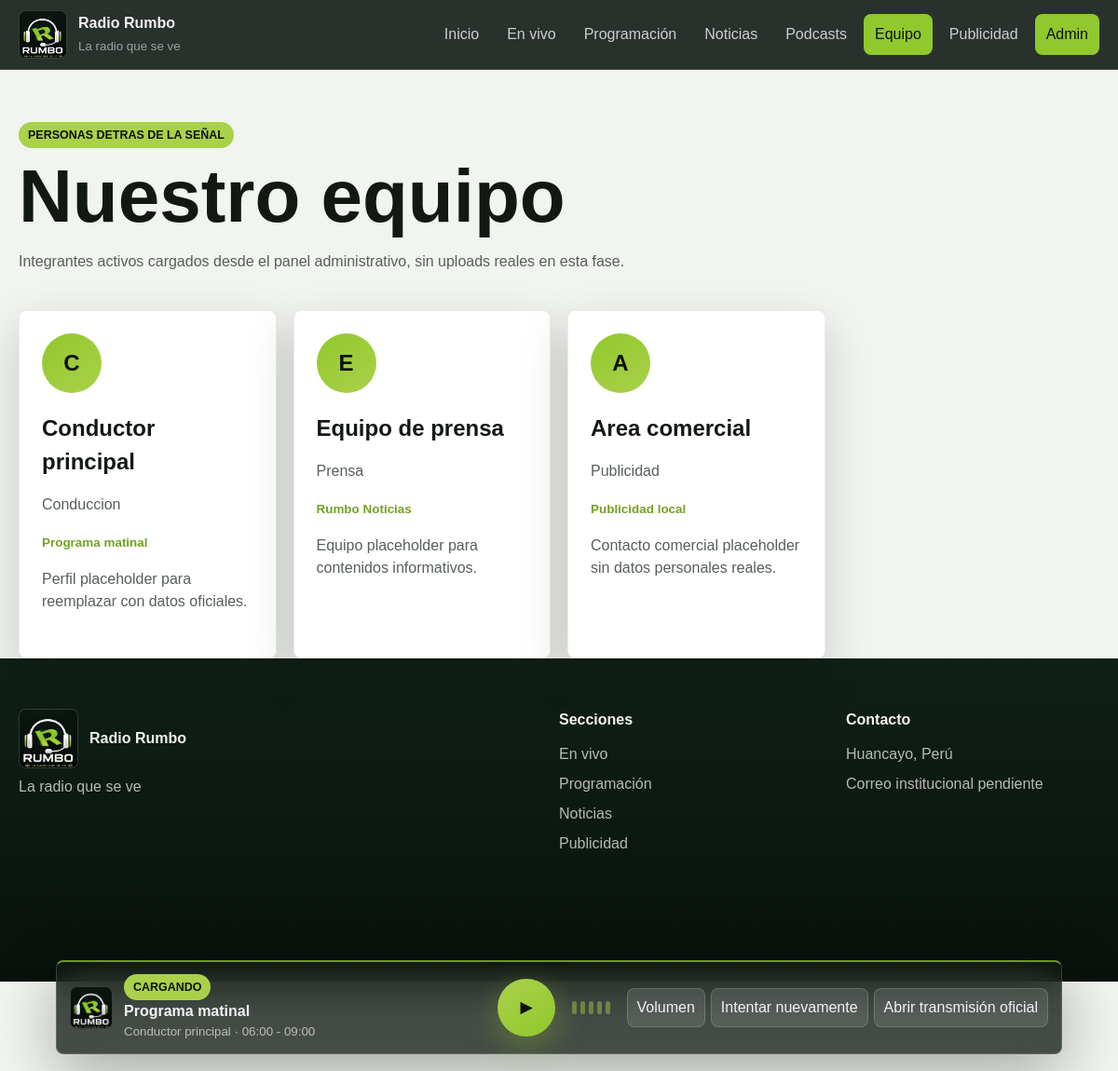
The app's page /equipo/index.php with its own data.
### tables this page shows
CREATE TABLE team_members (
    id INT UNSIGNED AUTO_INCREMENT PRIMARY KEY,
    name VARCHAR(140) NOT NULL,
    role VARCHAR(140) NOT NULL,
    program_name VARCHAR(140) NULL,
    bio TEXT NULL,
    photo_path VARCHAR(255) NULL,
    facebook_url VARCHAR(255) NULL,
    instagram_url VARCHAR(255) NULL,
    is_active TINYINT(1) NOT NULL DEFAULT 1,
    display_order INT UNSIGNED NOT NULL DEFAULT 0,
    created_at TIMESTAMP DEFAULT CURRENT_TIMESTAMP,
    updated_at TIMESTAMP DEFAULT CURRENT_TIMESTAMP ON UPDATE CURRENT_TIMESTAMP
);

### app/Core/View.php (called while the page is built, shortened)
<?php
final class View
{
    public static function render(string $view, array $data = []): void
    {
        $basePath = dirname(__DIR__, 2) . DIRECTORY_SEPARATOR . 'resources' . DIRECTORY_SEPARATOR . 'views';
        $relativePath = str_replace('.', DIRECTORY_SEPARATOR, $view) . '.php';
        $viewPath = $basePath . DIRECTORY_SEPARATOR . $relativePath;
        $realViewPath = realpath($viewPath);
        extract($data, EXTR_SKIP);
        require $realViewPath;
    }
}

### app/Controllers/Public/TeamController.php (called while the page is built, shortened)
<?php
final class TeamController
{
    public function index(array $mock): void
    {
        try {
            $items = $this->teamService()->active();
        } catch (Throwable) {
            $items = [];
        }
        View::render('layouts.public', [
            'active' => 'equipo',
            'contentView' => 'team',
            'mock' => $mock,
            'pageTitle' => 'Radio Rumbo - Equipo',
            'teamMembers' => $items,
        ]);
    }
    private function teamService(): TeamService
    {
        if (!$this->team instanceof TeamService) {
            $this->team = new TeamService();
        }
        return $this->team;
    }
}

### public/equipo/index.php (called while the page is built, shortened)
<?php
$rootPath = rr_bootstrap();
(new TeamController())->index(rr_mock_data($rootPath));

### app/Helpers/SecurityHelper.php (called while the page is built, shortened)
<?php
final class SecurityHelper
{
    public static function e(string $value): string
    {
        return htmlspecialchars($value, ENT_QUOTES | ENT_SUBSTITUTE, 'UTF-8');
    }
}

### app/Core/Database.php (called while the page is built, shortened)
<?php
final class Database
{
    private static ?PDO $connection = null;
    public static function connection(): PDO
    {
        if (self::$connection instanceof PDO) {
            return self::$connection;
        }
        $host = self::env('DB_HOST', '127.0.0.1');
        $port = self::env('DB_PORT', '3306');
        $database = self::env('DB_DATABASE', 'radio_rumbo');
        $username = self::env('DB_USERNAME', 'root');
        $password = self::env('DB_PASSWORD', '');
        $dsn = sprintf(
            'mysql:host=%s;port=%s;dbname=%s;charset=utf8mb4',
            $host,
            $port,
            $database
        );
        try {
            self::$connection = new PDO($dsn, $username, $password, [
                PDO::ATTR_ERRMODE => PDO::ERRMODE_EXCEPTION,
                PDO::ATTR_DEFAULT_FETCH_MODE => PDO::FETCH_ASSOC,
                PDO::ATTR_EMULATE_PREPARES => false,
            ]);
        } catch (PDOException $exception) {
            throw new PDOException(
                'No se pudo conectar con la base de datos.',
                (int) $exception->getCode(),
                $exception
            );
        }
        return self::$connection;
    }
    private static function env(string $key, string $default = ''): string
    {
        $value = $_ENV[$key] ?? $_SERVER[$key] ?? getenv($key);
        return is_string($value) && $value !== '' ? $value : $default;
    }
}

### app/Models/TeamMember.php (called while the page is built, shortened)
<?php
final class TeamMember
{
    public function active(): array
    {
        $statement = $this->pdo()->prepare(
            'SELECT id, name, role, program_name, bio, photo_path, facebook_url, instagram_url, display_order
             FROM team_members
             WHERE is_active = :active
             ORDER BY display_order, name, id'
        );
        $statement->execute(['active' => 1]);
        return $this->rows($statement->fetchAll());
    }
    private function rows(array $rows): array
    {
        $result = [];
        foreach ($rows as $row) {
            if (is_array($row)) {
                $result[] = $row;
            }
        }
        return $result;
    }
    private function pdo(): PDO
    {
        return $this->connection ?? Database::connection();
    }
}

### app/Services/TeamService.php (called while the page is built, shortened)
<?php
final class TeamService
{
    public function active(): array
    {
        return $this->repository()->active();
    }
    private function repository(): TeamMember
    {
        if (!$this->team instanceof TeamMember) {
            $this->team = new TeamMember();
        }
        return $this->team;
    }
}

### resources/views/public/team.php (the view, shortened to what this page needs)
<?php
$teamMembers = is_array($teamMembers ?? null) ? $teamMembers : [];
?>
<section class="page-title container">
    <span class="section-kicker">Personas detras de la señal</span>
    <h1>Nuestro equipo</h1>
    <p>Integrantes activos cargados desde el panel administrativo, sin uploads reales en esta fase.</p>
</section>
<section class="container team-grid">
    <?php foreach ($teamMembers as $member): ?>
        <article class="person-card large">
            <?php if ((string) ($member['photo_path'] ?? '') !== ''): ?>
                <img class="avatar-placeholder" src="<?= $e((string) $member['photo_path']) ?>" alt="" width="82" height="82">
            <?php else: ?>
                <div class="avatar-placeholder"><?= $e(strtoupper(substr((string) $member['name'], 0, 1))) ?></div>
            <?php endif; ?>
            <h2><?= $e((string) $member['name']) ?></h2>
            <p><?= $e((string) $member['role']) ?></p>
            <span><?= $e((string) ($member['program_name'] ?: 'Radio Rumbo')) ?></span>
            <?php if ((string) ($member['bio'] ?? '') !== ''): ?><p><?= $e((string) $member['bio']) ?></p><?php endif; ?>
        </article>
    <?php endforeach; ?>
</section>

### resources/views/layouts/public.php (shortened to what this page needs)
<?php
$contentView = is_string($contentView ?? null) ? $contentView : 'home';
$active = is_string($active ?? null) ? $active : 'home';
$mock = is_array($mock ?? null) ? $mock : [];
$station = is_array($mock['station'] ?? null) ? $mock['station'] : [];
$currentProgram = is_array($mock['current_program'] ?? null) ? $mock['current_program'] : [];
$e = static fn (string $value): string => SecurityHelper::e($value);
?>
<!doctype html>
<html lang="es">
<head>
    <link rel="stylesheet" href="/assets/css/main.css">
</head>
<body class="site-body">
    <?php require dirname(__DIR__) . '/partials/header.php'; ?>
    <main id="contenido" class="site-main">
        <?php require dirname(__DIR__) . '/public/' . $contentView . '.php'; ?>
    </main>
    <?php require dirname(__DIR__) . '/partials/footer.php'; ?>
    <?php require dirname(__DIR__) . '/partials/floating-player.php'; ?>
</body>
</html>

### resources/views/partials/header.php (shortened to what this page needs)
<?php
$navItems = [
    'home' => ['label' => 'Inicio', 'href' => '/'],
    'en-vivo' => ['label' => 'En vivo', 'href' => '/en-vivo/'],
    'programacion' => ['label' => 'Programación', 'href' => '/programacion/'],
    'noticias' => ['label' => 'Noticias', 'href' => '/noticias/'],
    'podcasts' => ['label' => 'Podcasts', 'href' => '/podcasts/'],
    'equipo' => ['label' => 'Equipo', 'href' => '/equipo/'],
    'publicidad-contacto' => ['label' => 'Publicidad', 'href' => '/publicidad-contacto/'],
];
?>
<header class="site-header">
    <div class="container header-inner">
        <a class="brand" href="/" aria-label="Radio Rumbo inicio">
            <img class="brand-logo" src="/assets/img/radio-rumbo-logo.png" alt="" width="52" height="52">
            <span>
                <strong><?= $e((string) ($station['name'] ?? 'Radio Rumbo')) ?></strong>
                <small><?= $e((string) ($station['tagline'] ?? 'La radio que se ve')) ?></small>
            </span>
        </a>
        <nav class="main-nav" id="main-nav" aria-label="Navegación principal">
            <?php foreach ($navItems as $key => $item): ?>
                <a class="<?= $active === $key ? 'is-active' : '' ?>" href="<?= $e($item['href']) ?>">
                    <?= $e($item['label']) ?>
                </a>
            <?php endforeach; ?>
            <a class="admin-link" href="/admin/">Admin</a>
        </nav>
    </div>
</header>

### resources/views/partials/footer.php (shortened to what this page needs)
<footer class="site-footer">
    <div class="container footer-grid">
        <div>
            <div class="footer-brand">
                <img class="footer-logo" src="/assets/img/radio-rumbo-logo.png" alt="" width="64" height="64">
                <strong><?= $e((string) ($station['name'] ?? 'Radio Rumbo')) ?></strong>
            </div>
            <p><?= $e((string) ($station['tagline'] ?? 'La radio que se ve')) ?></p>
        </div>
        <div>
            <h2>Secciones</h2>
            <a href="/en-vivo/">En vivo</a>
            <a href="/programacion/">Programación</a>
            <a href="/noticias/">Noticias</a>
            <a href="/publicidad-contacto/">Publicidad</a>
        </div>
        <div>
            <h2>Contacto</h2>
            <p><?= $e((string) ($station['location'] ?? 'Huancayo, Perú')) ?></p>
            <p><?= $e((string) ($station['email'] ?? 'Correo institucional pendiente')) ?></p>
        </div>
    </div>
</footer>

### resources/views/partials/floating-player.php (shortened to what this page needs)
<?php
$audioUrl = is_string($station['stream_audio_url'] ?? null) ? $station['stream_audio_url'] : '';
?>
<aside class="floating-player" aria-label="Reproductor en vivo" data-audio-status-root>
    <div class="player-station">
        <img class="player-logo" src="/assets/img/radio-rumbo-logo.png" alt="" width="46" height="46">
        <div>
            <span class="live-pill" data-audio-status-label>En vivo</span>
            <strong><?= $e((string) ($currentProgram['name'] ?? 'Programa matinal')) ?></strong>
            <small><?= $e((string) ($currentProgram['host'] ?? 'Conductor principal')) ?> · <?= $e((string) ($currentProgram['schedule'] ?? 'Horario')) ?></small>
        </div>
    </div>
    <button class="player-play" type="button" data-player-toggle aria-label="Reproducir o pausar radio en vivo">
        <span data-player-icon>▶</span>
    </button>
    <div class="audio-waves" aria-hidden="true">
        <span></span><span></span><span></span><span></span><span></span>
    </div>
    <div class="player-actions">
        <button type="button" aria-label="Volumen visual">Volumen</button>
        <button type="button" data-audio-retry>Intentar nuevamente</button>
        <?php if ($audioUrl !== ''): ?>
            <a href="<?= $e($audioUrl) ?>" target="_blank" rel="noopener noreferrer">Abrir transmisión oficial</a>
        <?php else: ?>
            <a href="/en-vivo/" aria-label="Abrir transmisión en vivo">Abrir</a>
        <?php endif; ?>
    </div>
</aside>

### records on screen
team_members: name "C", name "Conductor principal", role "Conduccion", program_name "Programa matinal", bio "Perfil placeholder para reemplazar con datos oficiales."
team_members: name "E", name "Equipo de prensa", role "Prensa", program_name "Rumbo Noticias", bio "Equipo placeholder para contenidos informativos."
team_members: name "A", name "Area comercial", role "Publicidad", program_name "Publicidad local", bio "Contacto comercial placeholder sin datos personales reales."

### other values on screen
$e((string) ($station['name'] ?? 'Radio Rumbo')) "Radio Rumbo"
$e((string) ($station['tagline'] ?? 'La radio que se ve')) "La radio que se ve"
$e($item['label']) "Inicio"
$e($item['label']) "En vivo"
$e($item['label']) "Programación"
$e($item['label']) "Noticias"
$e($item['label']) "Podcasts"
$e($item['label']) "Equipo"
$e($item['label']) "Publicidad"
$e((string) ($station['location'] ?? 'Huancayo, Perú')) "Huancayo, Perú"
$e((string) ($station['email'] ?? 'Correo institucional pendiente')) "Correo institucional pendiente"
$e((string) ($currentProgram['schedule'] ?? 'Horario')) "06:00 - 09:00"
